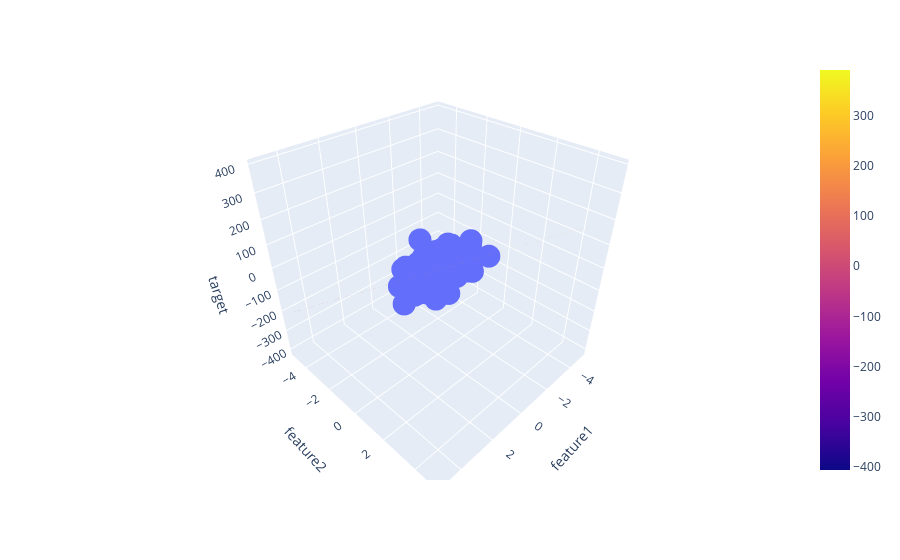

Notebook source saved alongside this figure:
### Code cell
x = np.linspace(-5, 5, 10)
y = np.linspace(-5, 5, 10)
xGrid, yGrid = np.meshgrid(y, x)

final = np.vstack((xGrid.ravel().reshape(1,100),yGrid.ravel().reshape(1,100))).T
z_final = lr.predict(final).reshape(10,10)
z = z_final


fig = px.scatter_3d(df, x='feature1', y='feature2', z='target')

fig.add_trace(go.Surface(x = x, y = y, z =z ))

fig.show()
